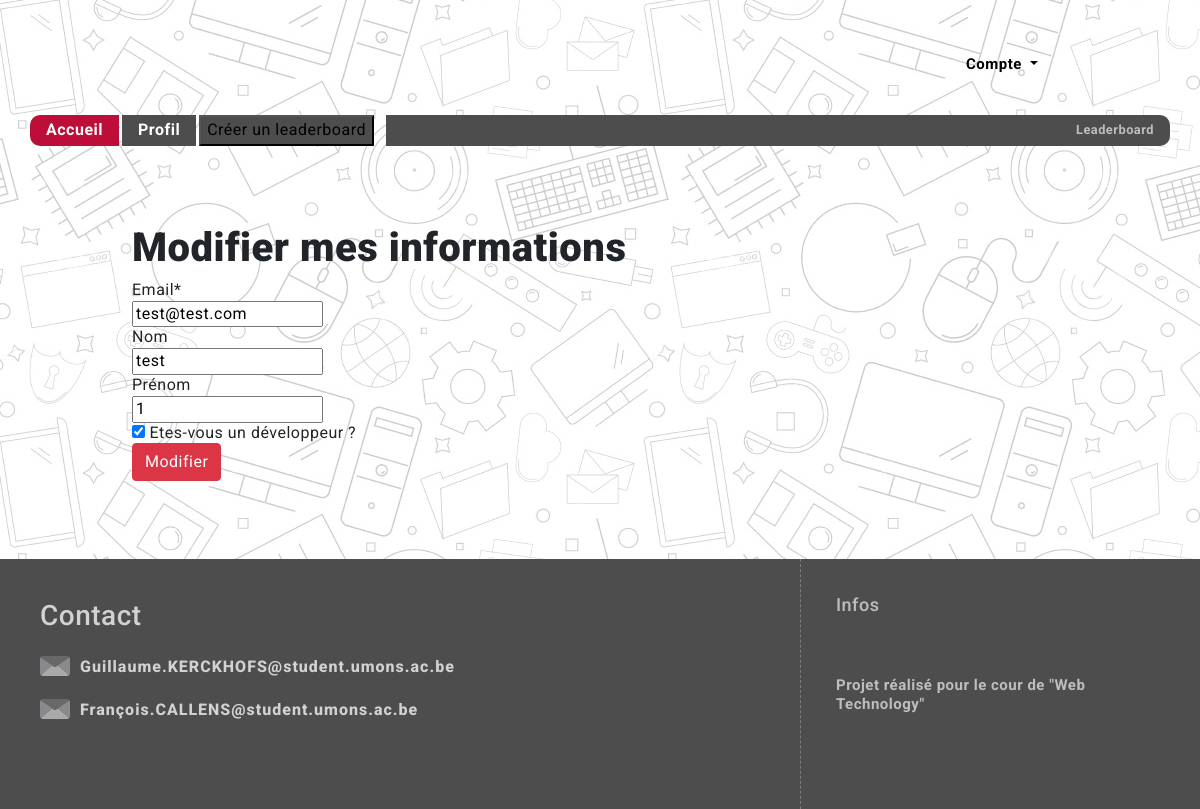
The app's page /profil/edit/ (signed in), older data.
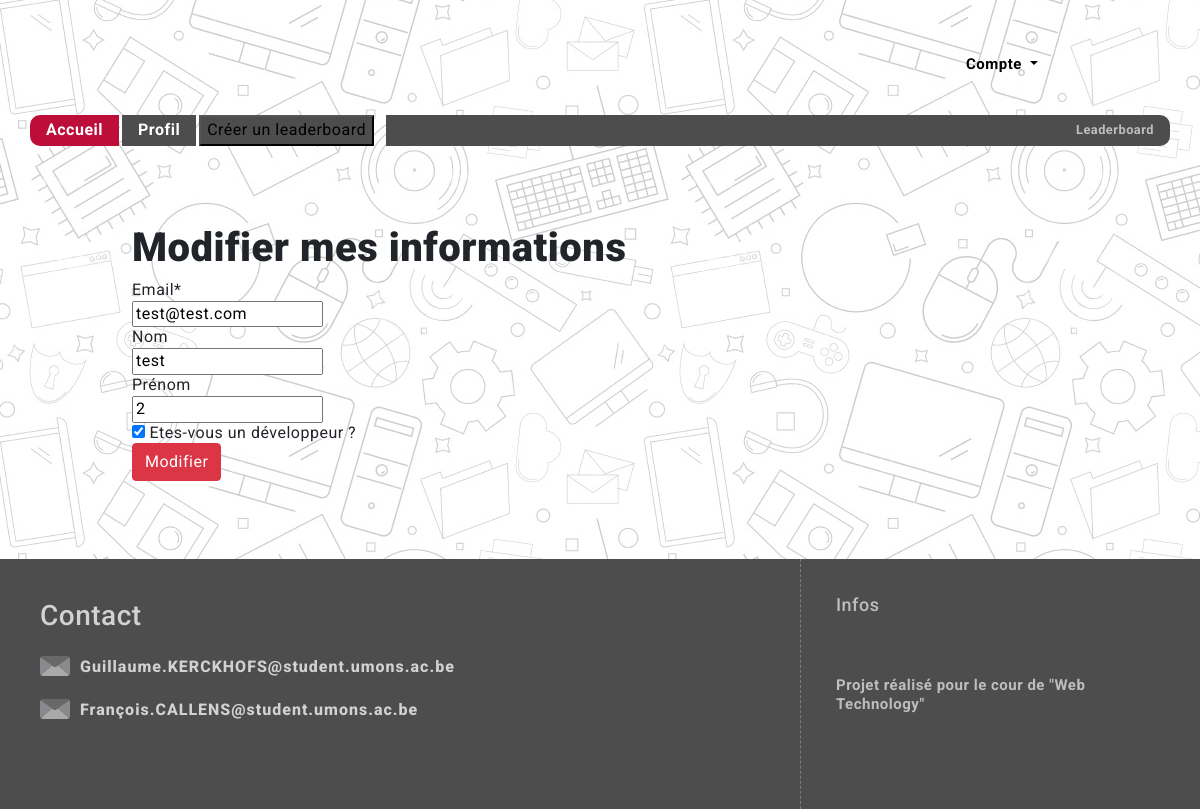
The same page, newer data.
### users/models.py (models this page shows, shortened)
class CustomUser(AbstractBaseUser, PermissionsMixin):
    user_name = models.CharField(max_length=150, unique=True)
    email = models.EmailField( unique=True)
    first_name = models.CharField(max_length=150, blank=True)
    last_name = models.CharField(max_length=150, blank=True)
    is_dev = models.BooleanField(default=False)
    is_staff = models.BooleanField(default=False)
    is_active = models.BooleanField(default=True,editable=False)
    objects = CustomAccountManager()
    USERNAME_FIELD = 'user_name'
    REQUIRED_FIELDS = ['email', 'first_name','last_name']

### gui/views.py (the view)
# urls.py: path("profil/edit/",edit_profile,name="edit"),
@login_required
def edit_profile(request):
	if request.method == 'POST':
		form = customUserChangeForm(request.POST, instance=request.user)
		if form.is_valid():
			form.save()
			return redirect(profil_view)
	else:
		form = customUserChangeForm(instance=request.user)
	return render(request,template_name='gui/HTML/edit.html',context={'edit_form':form})

### users/forms.py
class customUserChangeForm(UserChangeForm):
	class Meta:
		model = CustomUser
		fields = ("email","first_name","last_name","is_dev")
		labels = {
			'email': 'Email',
			'first_name': 'Prénom',
			'last_name': 'Nom',
			'is_dev': 'Etes-vous un développeur ?',
        }

### templates/gui/HTML/edit.html (shortened to what this page needs)
{% extends "gui/HTML/base.html" %}
{% load bootstrap5 %}
{% block content %}
{% load crispy_forms_tags %}
    {% if user.is_authenticated %}
        <div class="container py-5">
        <h1>Modifier mes informations</h1>
        <form method="POST">
            {{ edit_form.email|as_crispy_field }}
            {{ edit_form.last_name|as_crispy_field }}
            {{ edit_form.first_name|as_crispy_field }}
            {{ edit_form.is_dev|as_crispy_field }}
            <button class="btn btn-primary" type="submit">Modifier</button>
        </form>
        </div>
    {% else %}
        <h1>Vous n'êtes pas connecté, connectez-vous avant !</h1>
        <a href="/login"> Se connecter ici !</a>
    {% endif %}
{% endblock %}

Row changes from the older to the newer data that the page shows:
changed CustomUser "test@test.com": first_name "1" → "2"
